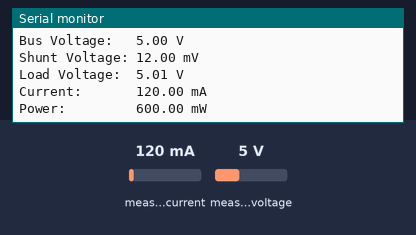
Recording of a sketch running on a simulated Arduino Leonardo, built with avr-gcc and run on an emulated ATmega32U4. Parts: the last lines printed to the serial monitor. The inputs (shaded band) are chosen by the test bench; at power-on: measured current 120 mA, measured voltage 5 V.

Above: at 1.2 s.
1.3 s: measured current set to 40 mA
At 1.9 s:
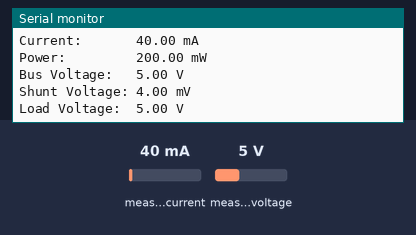
2.8 s: measured voltage set to 0.3 V
At 3.7 s:
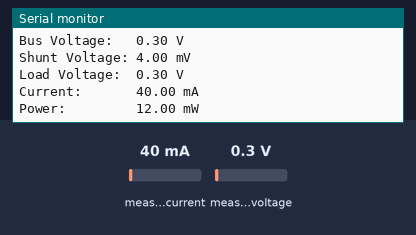
4.3 s: measured current set to 500 mA
At 5.0 s:
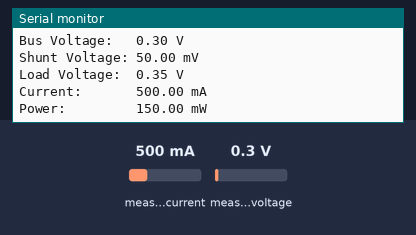
Timing chart, 0 to 6.6 s (numbered marks = the images above; inputs shaded):
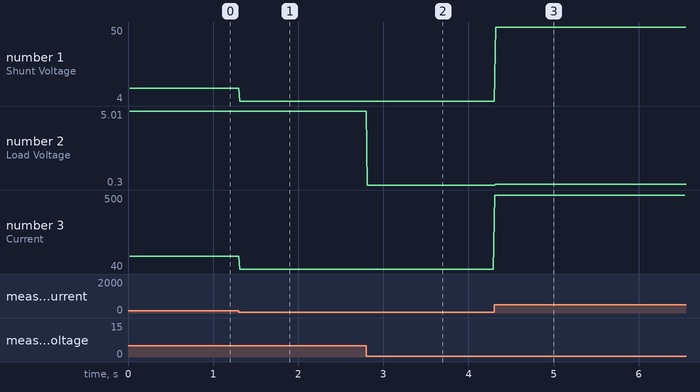

Measured:
- after the input at 1.3 s, the serial monitor: prints a new line at once (image 1)
- after the input at 2.8 s, the serial monitor: prints a new line at once (image 2)
- after the input at 4.3 s, the serial monitor: prints a new line at once (image 3)
- plotted number 1: 12 → 4 after the input at 1.3 s, 4 → 50 after the input at 4.3 s
- plotted number 2: 5 → 0.3 after the input at 2.8 s, 0.3 → 0.35 after the input at 4.3 s
- plotted number 3: 120 → 40 after the input at 1.3 s, 40 → 500 after the input at 4.3 s

The sketch:

ina219.ino
```cpp
/*
  DC-Current-Voltage-Sensor-Module
  made on 06 Feb 2021
  Home
  PIN:
  VCC INA TO 5V ARDUINO
  GND INA TO GND ARDUINO
  SCL INA TO D22 ESP
  SDA INA TO D21 ESP
  VIN- INA TO LOAD VCC
  VIN+ INA TO 5V
  GND LOAD TO GND ARDUINO
*/

#include <Wire.h>
#include <Adafruit_INA219.h>

Adafruit_INA219 ina219;

void setup(void)
{
  Serial.begin(115200);
  while (!Serial) {
      // will pause Zero, Leonardo, etc until serial console opens
      delay(1);
  }

  uint32_t currentFrequency;

  Serial.println("Hello!");

  if (! ina219.begin()) {
    Serial.println("Failed to find INA219 chip");
    while (1) { delay(10); }
  }

  Serial.println("Measuring voltage and current with INA219 ...");
}

void loop(void)
{
  float shuntvoltage = 0;
  float busvoltage = 0;
  float current_mA = 0;
  float loadvoltage = 0;
  float power_mW = 0;

  shuntvoltage = ina219.getShuntVoltage_mV();
  busvoltage = ina219.getBusVoltage_V();
  current_mA = ina219.getCurrent_mA();
  power_mW = ina219.getPower_mW();
  loadvoltage = busvoltage + (shuntvoltage / 1000);

  Serial.print("Bus Voltage:   "); Serial.print(busvoltage); Serial.println(" V");
  Serial.print("Shunt Voltage: "); Serial.print(shuntvoltage); Serial.println(" mV");
  Serial.print("Load Voltage:  "); Serial.print(loadvoltage); Serial.println(" V");
  Serial.print("Current:       "); Serial.print(current_mA); Serial.println(" mA");
  Serial.print("Power:         "); Serial.print(power_mW); Serial.println(" mW");
  Serial.println("");

}
```
